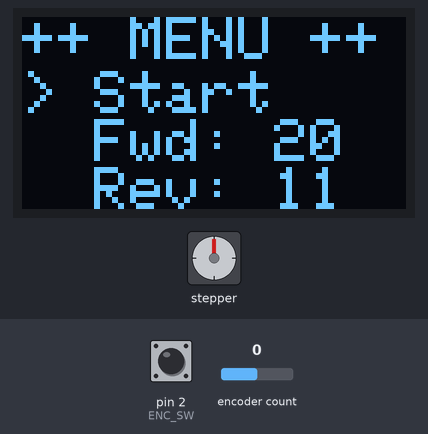
Recording of a sketch running on a simulated Arduino Uno, built with avr-gcc and run on an emulated ATmega328P. Shown: 128×64 one-colour display, stepper motor. The inputs (shaded band) are chosen by the test bench; at power-on: pin 2 (ENC_SW) HIGH, encoder count 0. The display library's start-up logo is not drawn; stepper angles assume 4096 steps per turn.

Above: at 3.7 s.
3.8 s: pin 2 (ENC_SW) pulled LOW for 0.15 s
At 4.35 s:
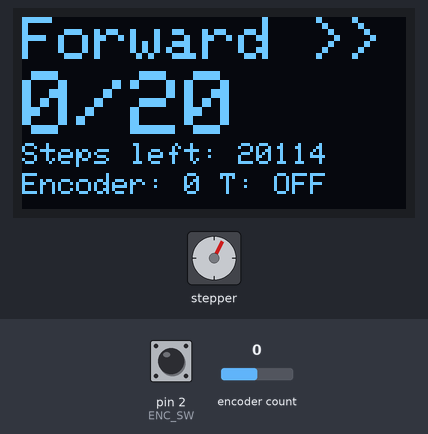
4.5 s: encoder count set to -1
At 4.96 s:
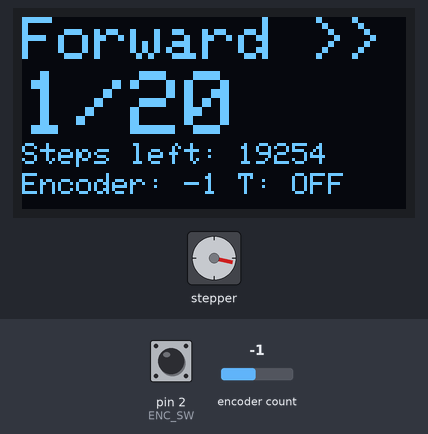
6.9 s: pin 2 (ENC_SW) pulled LOW for 1 s
At 7.07 s:
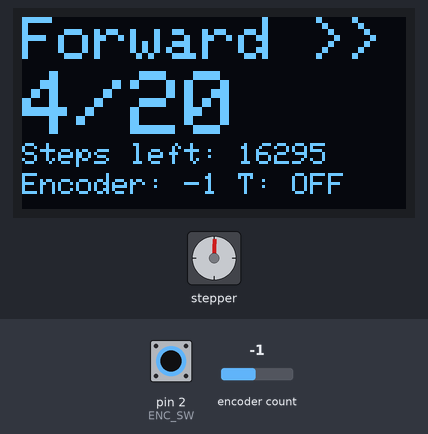
8.5 s: encoder count set to 0
At 8.92 s:
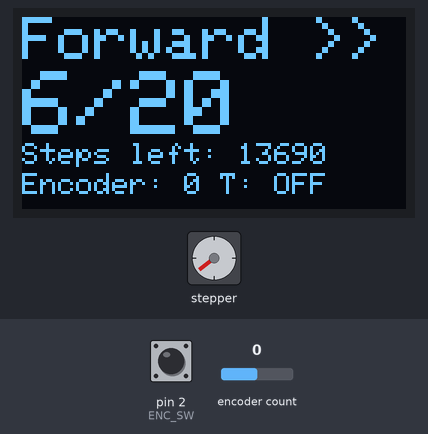
11.1 s: encoder count set to 1
At 11.36 s:
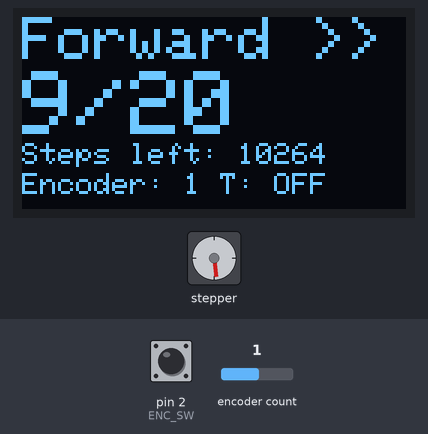
12.7 s: pin 2 (ENC_SW) pulled LOW for 0.15 s
At 12.9 s:
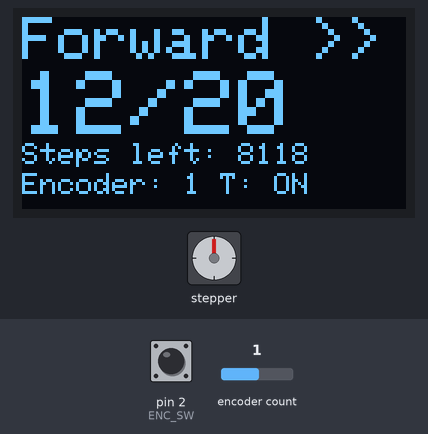
Timing chart, 0 to 20.8 s (numbered marks = the images above; inputs shaded):
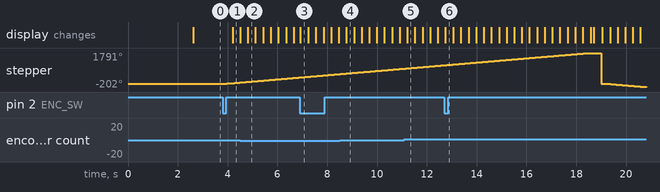

The sketch:

cordelero.ino
```cpp
/*********************************************************************
CORDELERO - Twisting Tetrodes Like Its 1853!
*********************************************************************/

#include <SPI.h>
#include <Wire.h>
#include <Adafruit_GFX.h>
#include <Adafruit_SSD1306.h>
#include <AccelStepper.h>
#include <TimerOne.h>
#include <Encoder.h>

#define DEBUG
// OLED
#if (SSD1306_LCDHEIGHT != 64)
  #error("Height incorrect, please fix Adafruit_SSD1306.h!");
#endif
Adafruit_SSD1306 display(-1);

// Encoder
#define ENC_SW 2  // Interrupt
#define ENC_CLK 3 // Interrupt
#define ENC_DT 4  // Digital
Encoder encoder(ENC_CLK, ENC_DT);
volatile bool enc_switch = false;
long enc_position = 0;

// Stepper setup
#define In1 8
#define In2 7
#define In3 6
#define In4 5
#define TURNSTEPS 4076L // actual gearing of 28BYJ-48, not 4096
#define GEAR_RATIO 4L
#define STEP_ISR_INTERVAL 100
long stepperSpeed = 1750L;
long stepperAccel = 5000L;

// start conditions
uint16_t turns_forward = 20;
uint16_t turns_reverse = 11;
uint16_t turns_current = 0;

long steps_forward; // small gear turns * steps/turn / gearing
long steps_reverse;

enum MotorState {
  FAULT,
  MENU,
  DONE,
  FORWARD,
  REVERSE
};

MotorState motor_state = MENU;
AccelStepper stepper(AccelStepper::HALF4WIRE, In1, In3, In2, In4); // note order of pins! 1, 3, 2, 4

// MENU ITEMS
byte menu_selection = 0;
byte menu_num_items = 3;
bool menu_editing = false;


void setup()   {
  // by default, we'll generate the high voltage from the 3.3v line internally! (neat!)
  display.begin(SSD1306_SWITCHCAPVCC, 0x3c);  // initialize with the I2C addr 0x3D (for the 128x64)

  // Encoder
  pinMode(ENC_SW, INPUT_PULLUP);
  pinMode(ENC_DT, INPUT_PULLUP);
  pinMode(ENC_CLK, INPUT_PULLUP);
  attachInterrupt(digitalPinToInterrupt(ENC_SW), toggle, FALLING);
  // Show image buffer on the display hardware.
  display.display();
  delay(2000);

  // Clear the buffer.
  display.clearDisplay();
  display.display();
  delay(500);

  display.setTextSize(2);
  display.setTextColor(WHITE);

  stepper.setMaxSpeed(stepperSpeed);
  stepper.setAcceleration(stepperAccel);
  Timer1.initialize(STEP_ISR_INTERVAL);
  Timer1.attachInterrupt(take_step);
}

void loop() {
    process_events();
    update_pos_display();

    // End of Motor travel
    if (stepper.distanceToGo() == 0) {
      if (motor_state == FORWARD) {
        reverse();
      } // or completely done
      else if (motor_state == REVERSE) {
        stop_turning();
      }
    }
}

void reverse() {
  stepper.setCurrentPosition(0);
  stepper.moveTo(0);
  update_pos_display();
  delay(300);

  steps_reverse = turns_to_steps(turns_reverse);
  motor_state = REVERSE;
  turns_current = turns_reverse;
  stepper.move(-steps_reverse);
}

void stop_turning() {
  motor_state = DONE;
  stepper.stop();
  stepper.disableOutputs();
}

void start_turning() {
  steps_forward = turns_to_steps(turns_forward);
  motor_state = FORWARD;
  stepper.setCurrentPosition(0);
  stepper.enableOutputs();
  turns_current = turns_forward;
  stepper.move(steps_forward);
}

void halt() {
  motor_state = MENU;
  menu_selection = 0;
}

void toggle() {
  enc_switch = true;
}

void take_step() {
  stepper.run();
}

void process_events() {
  if (enc_switch) {
    switch (motor_state) {
      case DONE:
        halt();
        break;
      case MENU:
        if (menu_selection == 0) {
          start_turning();
        } else {
          menu_editing = !menu_editing;
          if (menu_editing) {
            encoder.write(0);
          } else {
            encoder.write(menu_selection * 4);
          }
        }
        break;
    }
    enc_switch = false;
    delay(100); // "debounce"
  }

  if (motor_state == MENU) {
    if (!menu_editing) {
      // TODO: Negative numbers... ugh.
      menu_selection = encoder.read() / 4 % menu_num_items;
    } else {
      switch (menu_selection) {
        case 1:
          turns_forward += encoder.read() / 4;
          if (turns_forward < 1) turns_forward = 1;
          break;
        case 2:
          turns_reverse += encoder.read() / 4;
          if (turns_reverse < 1) turns_reverse = 1;
          break;
      }
      if (encoder.read() / 4) {
        encoder.write(0);
      }
    }
  }
}

void update_pos_display() {
    display.clearDisplay();
    display.setCursor(0,0);

    if (motor_state == FAULT) {
      display.print("ERROR!");
    }

    if (motor_state == MENU) {
      display.println("++ MENU ++");
      display.setCursor(0, 18);
      display.println("  Start "); //display.println(menu_selection);

      display.print("  Fwd: ");
      if (menu_editing && menu_selection == 1){
        display.setTextColor(BLACK, WHITE);
        display.println(turns_forward);
        display.setTextColor(WHITE);
      } else {
        display.println(turns_forward);
      }


      display.print("  Rev: ");
      if (menu_editing && menu_selection == 2) {
        display.setTextColor(BLACK, WHITE);
        display.println(turns_reverse);
        display.setTextColor(WHITE);
      } else {
        display.println(turns_reverse);
      }

      // cursor
      display.setCursor(0, 18 + menu_selection * 16);
      display.print(">");
    }

    if (motor_state == DONE) {
      display.print("++ DONE ++");
      display.setCursor(0, 18);
      display.println(" Fire up     that    heatgun!");
    }

    if (motor_state >= FORWARD) {
      if (motor_state == FORWARD) {
        display.print("Forward >>");
      } else if (motor_state == REVERSE) {
        display.print("<< Reverse");
      }

      display.setCursor(0, 18);
      display.setTextSize(3);
      unsigned int pos = abs(ceil((float(stepper.distanceToGo())/TURNSTEPS)*GEAR_RATIO));
      display.print(turns_current - pos);
      display.print('/');
      display.println(turns_current);

      // DEBUG OUTPUT
#if defined DEBUG
      display.setTextSize(1);
      display.setCursor(0, 42);
      display.print("Steps left: ");
      display.println(stepper.distanceToGo());
      display.setCursor(0, 52);
      display.print("Encoder: ");
      display.print(encoder.read() / 4);
      display.print(" T: ");
      if (enc_switch) {
        display.print("ON");
      } else {
        display.print("OFF");
      }

      display.setTextSize(2);
#endif
    }
    display.display();
}

long turns_to_steps(uint16_t turns) {
  return long(turns) * TURNSTEPS / GEAR_RATIO;
}
```

Measured:
- after the input at 3.8 s, stepper: turns 62° clockwise in 0.61 s, starting after 0.07 s; the display: changes after 0.40 s (image 1)
- after the input at 12.7 s, the display: changes at once (image 6)
